Frame 1 (no input): blank canvas, image omitted
Frame 60 (the mouse pressed at the canvas centre just before this capture): blank canvas, image omitted
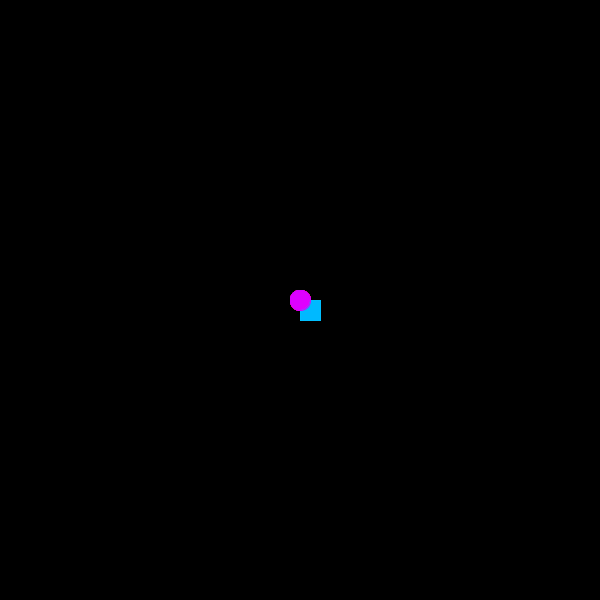
Frame 120 (the mouse held since frame 60 and released just before this capture)

The Processing sketch whose frames 1 and 60 were blank and that drew this single picture after the mouse press (run headless with seeded random() and noise(); from frame 60 on, the mouse is pressed at the canvas centre):

// Processing sketch: processing_89188
// ── processing_89188.pde

int m = 200;
int r = 20;
int k = 100;
boolean z = false;
void setup (){
  size (600,600);
  colorMode (HSB);
  background(0);
}

void draw (){
  
  if(z==true){
    background(0);
    z = false;
  }
  
  if (mousePressed==true){
   stroke(k++,255,255);
   fill(k++,255,255);
     rect(mouseX,mouseY,r,r);
  if(k>=140){
    k=100;
  }
 }

if (mousePressed==true){ 
  stroke(m++,255,255);
  fill(m++,255,255);
  ellipse(mouseX,mouseY,r,r);
 if(m>=255){
   m=200;
 }
}
}
void keyPressed() {
  if (key == 'c'){
    z =!z;
}
}
